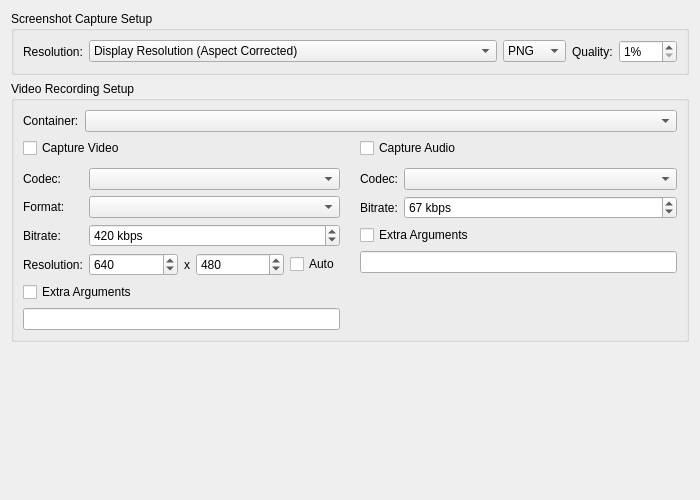
<?xml version="1.0" encoding="UTF-8"?>
<ui version="4.0">
 <class>GraphicsMediaCaptureSettingsTab</class>
 <widget class="QWidget" name="GraphicsMediaCaptureSettingsTab">
  <property name="geometry">
   <rect>
    <x>0</x>
    <y>0</y>
    <width>700</width>
    <height>500</height>
   </rect>
  </property>
  <property name="windowTitle">
   <string/>
  </property>
  <layout class="QVBoxLayout" name="verticalLayout">
   <item>
    <widget class="QGroupBox" name="screenshotGroupBox">
     <property name="title">
      <string>Screenshot Capture Setup</string>
     </property>
     <layout class="QGridLayout" name="gridLayout_2">
      <item row="0" column="0">
       <layout class="QHBoxLayout" name="screenshotLayout" stretch="0,1,0,0,0">
        <item>
         <widget class="QLabel" name="screenshotSizeLabel">
          <property name="text">
           <string>Resolution:</string>
          </property>
          <property name="buddy">
           <cstring>screenshotSize</cstring>
          </property>
         </widget>
        </item>
        <item>
         <widget class="QComboBox" name="screenshotSize">
          <property name="sizePolicy">
           <sizepolicy hsizetype="Expanding" vsizetype="Fixed">
            <horstretch>0</horstretch>
            <verstretch>0</verstretch>
           </sizepolicy>
          </property>
          <item>
           <property name="text">
            <string>Display Resolution (Aspect Corrected)</string>
           </property>
          </item>
          <item>
           <property name="text">
            <string>Internal Resolution (Aspect Corrected)</string>
           </property>
          </item>
          <item>
           <property name="text">
            <string>Internal Resolution (No Aspect Correction)</string>
           </property>
          </item>
         </widget>
        </item>
        <item>
         <widget class="QComboBox" name="screenshotFormat">
          <item>
           <property name="text">
            <string>PNG</string>
           </property>
          </item>
          <item>
           <property name="text">
            <string>JPEG</string>
           </property>
          </item>
          <item>
           <property name="text">
            <string>WebP</string>
           </property>
          </item>
         </widget>
        </item>
        <item>
         <widget class="QLabel" name="screenshotQualityLabel">
          <property name="text">
           <string>Quality:</string>
          </property>
          <property name="buddy">
           <cstring>screenshotQuality</cstring>
          </property>
         </widget>
        </item>
        <item>
         <widget class="QSpinBox" name="screenshotQuality">
          <property name="suffix">
           <string>%</string>
          </property>
          <property name="minimum">
           <number>1</number>
          </property>
          <property name="maximum">
           <number>100</number>
          </property>
         </widget>
        </item>
       </layout>
      </item>
     </layout>
    </widget>
   </item>
   <item>
    <widget class="QGroupBox" name="captureTabGroupBox">
     <property name="statusTip">
      <string>capture</string>
     </property>
     <property name="title">
      <string>Video Recording Setup</string>
     </property>
     <layout class="QFormLayout" name="captureTabGroupBoxLayout">
      <item row="0" column="0">
       <widget class="QLabel" name="captureContainerLabel">
        <property name="text">
         <string>Container:</string>
        </property>
        <property name="buddy">
         <cstring>captureContainer</cstring>
        </property>
       </widget>
      </item>
      <item row="0" column="1">
       <widget class="QComboBox" name="captureContainer"/>
      </item>
      <item row="1" column="0" colspan="2">
       <layout class="QGridLayout" name="captureOptionLayout" columnstretch="1,1">
        <property name="horizontalSpacing">
         <number>20</number>
        </property>
        <property name="verticalSpacing">
         <number>10</number>
        </property>
        <item row="1" column="1">
         <widget class="QWidget" name="audioCaptureOptions" native="true">
          <layout class="QFormLayout" name="formLayout_10">
           <property name="leftMargin">
            <number>0</number>
           </property>
           <property name="topMargin">
            <number>0</number>
           </property>
           <property name="rightMargin">
            <number>0</number>
           </property>
           <property name="bottomMargin">
            <number>0</number>
           </property>
           <item row="0" column="0">
            <widget class="QLabel" name="audioCaptureCodecLabel">
             <property name="text">
              <string>Codec:</string>
             </property>
             <property name="buddy">
              <cstring>audioCaptureCodec</cstring>
             </property>
            </widget>
           </item>
           <item row="0" column="1">
            <widget class="QComboBox" name="audioCaptureCodec"/>
           </item>
           <item row="1" column="0">
            <widget class="QLabel" name="audioCaptureBitrateLabel">
             <property name="text">
              <string>Bitrate:</string>
             </property>
             <property name="buddy">
              <cstring>audioCaptureBitrate</cstring>
             </property>
            </widget>
           </item>
           <item row="1" column="1">
            <widget class="QSpinBox" name="audioCaptureBitrate">
             <property name="suffix">
              <string> kbps</string>
             </property>
             <property name="minimum">
              <number>16</number>
             </property>
             <property name="maximum">
              <number>2048</number>
             </property>
             <property name="singleStep">
              <number>1</number>
             </property>
             <property name="value">
              <number>67</number>
             </property>
            </widget>
           </item>
           <item row="2" column="0" colspan="2">
            <widget class="QCheckBox" name="enableAudioCaptureArguments">
             <property name="text">
              <string>Extra Arguments</string>
             </property>
            </widget>
           </item>
           <item row="3" column="0" colspan="2">
            <widget class="QLineEdit" name="audioCaptureArguments"/>
           </item>
          </layout>
         </widget>
        </item>
        <item row="0" column="1">
         <widget class="QCheckBox" name="enableAudioCapture">
          <property name="text">
           <string>Capture Audio</string>
          </property>
         </widget>
        </item>
        <item row="1" column="0">
         <widget class="QWidget" name="videoCaptureOptions" native="true">
          <layout class="QFormLayout" name="formLayout_6">
           <property name="leftMargin">
            <number>0</number>
           </property>
           <property name="topMargin">
            <number>0</number>
           </property>
           <property name="rightMargin">
            <number>0</number>
           </property>
           <property name="bottomMargin">
            <number>0</number>
           </property>
           <item row="0" column="0">
            <widget class="QLabel" name="videoCaptureCodecLabel">
             <property name="text">
              <string>Codec:</string>
             </property>
             <property name="buddy">
              <cstring>videoCaptureCodec</cstring>
             </property>
            </widget>
           </item>
           <item row="0" column="1">
            <widget class="QComboBox" name="videoCaptureCodec"/>
           </item>
           <item row="1" column="0">
            <widget class="QLabel" name="videoCaptureFomatLabel">
             <property name="text">
              <string>Format:</string>
             </property>
             <property name="buddy">
              <cstring>videoCaptureFormat</cstring>
             </property>
            </widget>
           </item>
           <item row="1" column="1">
            <widget class="QComboBox" name="videoCaptureFormat"/>
           </item>
           <item row="2" column="0">
            <widget class="QLabel" name="videoCaptureBitrateLabel">
             <property name="text">
              <string>Bitrate:</string>
             </property>
             <property name="buddy">
              <cstring>videoCaptureBitrate</cstring>
             </property>
            </widget>
           </item>
           <item row="2" column="1">
            <widget class="QSpinBox" name="videoCaptureBitrate">
             <property name="suffix">
              <string extracomment="Unit that will appear next to a number. Alter the space or whatever is needed before the text depending on your language."> kbps</string>
             </property>
             <property name="minimum">
              <number>100</number>
             </property>
             <property name="maximum">
              <number>200000</number>
             </property>
             <property name="singleStep">
              <number>100</number>
             </property>
             <property name="value">
              <number>420</number>
             </property>
            </widget>
           </item>
           <item row="3" column="0">
            <widget class="QLabel" name="videoCaptureResolutionLabel">
             <property name="text">
              <string>Resolution:</string>
             </property>
             <property name="buddy">
              <cstring>videoCaptureWidth</cstring>
             </property>
            </widget>
           </item>
           <item row="3" column="1">
            <layout class="QHBoxLayout" name="videoCaptureResolutionLayout" stretch="1,0,1,0">
             <item>
              <widget class="QSpinBox" name="videoCaptureWidth">
               <property name="minimum">
                <number>320</number>
               </property>
               <property name="maximum">
                <number>32768</number>
               </property>
               <property name="singleStep">
                <number>16</number>
               </property>
               <property name="value">
                <number>640</number>
               </property>
              </widget>
             </item>
             <item>
              <widget class="QLabel" name="xLabel">
               <property name="text">
                <string>x</string>
               </property>
               <property name="buddy">
                <cstring>videoCaptureHeight</cstring>
               </property>
              </widget>
             </item>
             <item>
              <widget class="QSpinBox" name="videoCaptureHeight">
               <property name="minimum">
                <number>240</number>
               </property>
               <property name="maximum">
                <number>32768</number>
               </property>
               <property name="singleStep">
                <number>16</number>
               </property>
               <property name="value">
                <number>480</number>
               </property>
              </widget>
             </item>
             <item>
              <widget class="QCheckBox" name="videoCaptureResolutionAuto">
               <property name="text">
                <string>Auto</string>
               </property>
              </widget>
             </item>
            </layout>
           </item>
           <item row="4" column="0" colspan="2">
            <widget class="QCheckBox" name="enableVideoCaptureArguments">
             <property name="text">
              <string>Extra Arguments</string>
             </property>
            </widget>
           </item>
           <item row="5" column="0" colspan="2">
            <widget class="QLineEdit" name="videoCaptureArguments"/>
           </item>
          </layout>
         </widget>
        </item>
        <item row="0" column="0">
         <widget class="QCheckBox" name="enableVideoCapture">
          <property name="text">
           <string>Capture Video</string>
          </property>
         </widget>
        </item>
       </layout>
      </item>
     </layout>
    </widget>
   </item>
   <item>
    <spacer name="verticalSpacer">
     <property name="orientation">
      <enum>Qt::Orientation::Vertical</enum>
     </property>
     <property name="sizeHint" stdset="0">
      <size>
       <width>20</width>
       <height>0</height>
      </size>
     </property>
    </spacer>
   </item>
  </layout>
 </widget>
 <tabstops>
  <tabstop>screenshotSize</tabstop>
  <tabstop>screenshotFormat</tabstop>
  <tabstop>screenshotQuality</tabstop>
  <tabstop>captureContainer</tabstop>
  <tabstop>enableVideoCapture</tabstop>
  <tabstop>videoCaptureCodec</tabstop>
  <tabstop>videoCaptureFormat</tabstop>
  <tabstop>videoCaptureBitrate</tabstop>
  <tabstop>videoCaptureWidth</tabstop>
  <tabstop>videoCaptureHeight</tabstop>
  <tabstop>videoCaptureResolutionAuto</tabstop>
  <tabstop>enableVideoCaptureArguments</tabstop>
  <tabstop>videoCaptureArguments</tabstop>
  <tabstop>enableAudioCapture</tabstop>
  <tabstop>audioCaptureCodec</tabstop>
  <tabstop>audioCaptureBitrate</tabstop>
  <tabstop>enableAudioCaptureArguments</tabstop>
  <tabstop>audioCaptureArguments</tabstop>
 </tabstops>
 <resources/>
 <connections/>
</ui>
